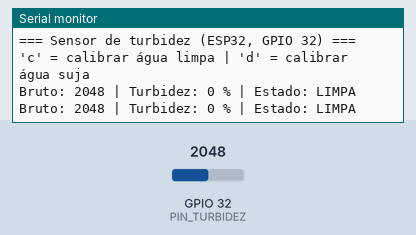
A sketch run on a simulated ESP32. Shown: the last lines printed to the serial monitor. The inputs (shaded band) are chosen by the test bench; at power-on: GPIO 32 (PIN_TURBIDEZ) = 2048.

Above: at 1.7 s.
1.8 s: GPIO 32 (PIN_TURBIDEZ) set to 1776
At 2.3 s:
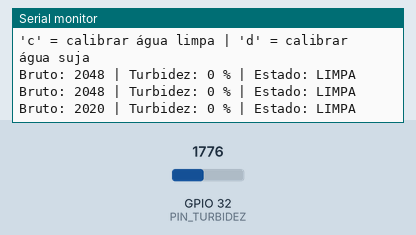
3.3 s: GPIO 32 (PIN_TURBIDEZ) set to 1688
At 4.1 s:
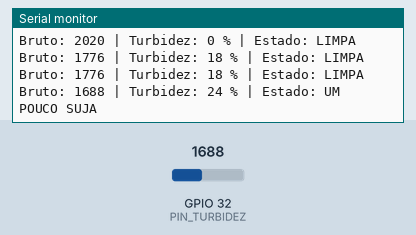
Timing chart, 0 to 6.3 s (numbered marks = the images above; inputs shaded):
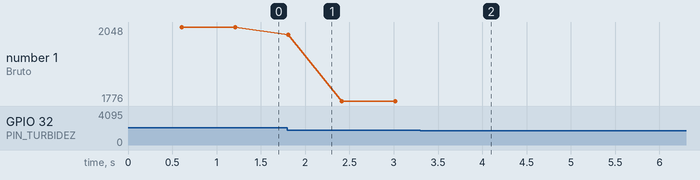

Measured:
- the behaviour switches between 1740 and 1739 on GPIO 32 (PIN_TURBIDEZ) (found by bisection; images 1 and 2)
- after the input at 1.8 s, the serial monitor: prints a new line at once (image 1)
- after the input at 3.3 s, the serial monitor: prints a new line after 0.32 s (image 2)
- plotted number 1: 2048 → 1776 after the input at 1.8 s

The sketch:

teste_turbidez.ino
```cpp
/*
  Teste do sensor de turbidez (ESP32, GPIO 32)

  Calibração pelo monitor serial (baud 115200):
    'c' + Enter : registra a leitura atual como ÁGUA LIMPA
    'd' + Enter : registra a leitura atual como ÁGUA SUJA
  Sem calibrar, usa limites padrão aproximados.

  Resultado: 0 % = limpa, 100 % = muito suja.
*/

const int           PIN_TURBIDEZ   = 32;
const int           N_AMOSTRAS     = 20;
const unsigned long INTERVALO_MS   = 500;

// Limites padrão (observados nos testes: leituras entre ~700 e ~2000)
const int LIMPA_PADRAO = 2000;
const int SUJA_PADRAO  = 700;

int valorLimpa = -1;
int valorSuja  = -1;

int lerMedia() {
  long soma = 0;
  for (int i = 0; i < N_AMOSTRAS; i++) {
    soma += analogRead(PIN_TURBIDEZ);
    delay(5);
  }
  return static_cast<int>(soma / N_AMOSTRAS);
}

void calibrar(const char* nome, int& destino) {
  Serial.printf("Calibrando %s: posicione o sensor e pressione Enter.\n", nome);
  while (!Serial.available()) { delay(50); }
  Serial.readStringUntil('\n');
  destino = lerMedia();
  Serial.printf("Valor registrado (%s): %d\n", nome, destino);
}

void tratarComandosSerial() {
  if (!Serial.available()) return;

  String cmd = Serial.readStringUntil('\n');
  cmd.trim();
  if (cmd == "c" || cmd == "C") calibrar("ÁGUA LIMPA", valorLimpa);
  if (cmd == "d" || cmd == "D") calibrar("ÁGUA SUJA", valorSuja);
}

void setup() {
  Serial.begin(115200);
  delay(500);
  analogSetPinAttenuation(PIN_TURBIDEZ, ADC_11db);
  analogSetWidth(12);

  Serial.println("\n=== Sensor de turbidez (ESP32, GPIO 32) ===");
  Serial.println("'c' = calibrar água limpa | 'd' = calibrar água suja");
}

void loop() {
  tratarComandosSerial();

  int limpa = (valorLimpa < 0) ? LIMPA_PADRAO : valorLimpa;
  int suja  = (valorSuja  < 0) ? SUJA_PADRAO  : valorSuja;
  int alto  = max(limpa, suja);
  int baixo = min(limpa, suja);

  int leitura = lerMedia();

  int pct;
  if (leitura <= baixo)      pct = 100;
  else if (leitura >= alto)  pct = 0;
  else                       pct = constrain(map(leitura, baixo, alto, 100, 0), 0, 100);

  const char* estado = (pct <= 20) ? "LIMPA"
                     : (pct <= 50) ? "UM POUCO SUJA"
                                   : "MUITO SUJA";

  Serial.printf("Bruto: %d | Turbidez: %d %% | Estado: %s\n", leitura, pct, estado);
  delay(INTERVALO_MS);
}
```
